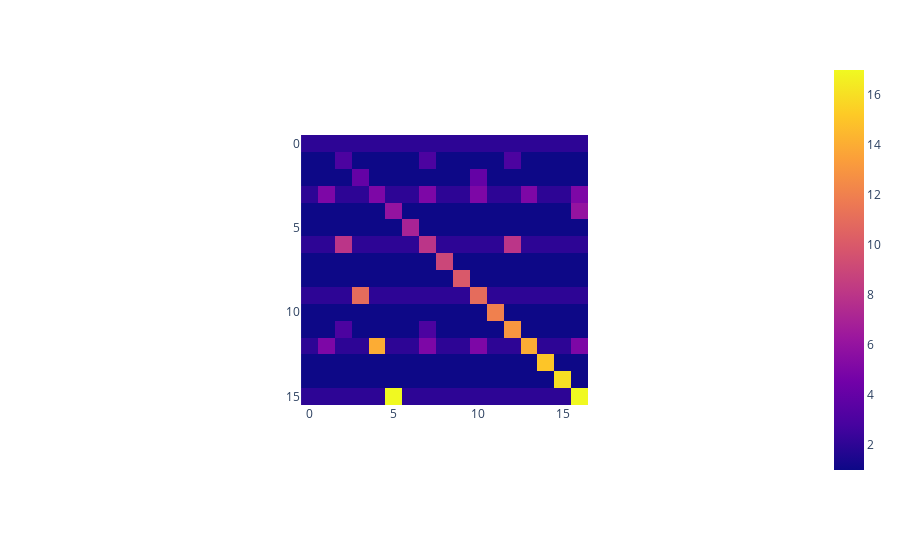

The notebook cell this image was saved under:
### Code cell
mtx = []
for r in range(1,17):
    seq = []
    try:
        for n in range(50):
            seq += [mat[r-1][((1+1)+(2*1+1)*n)-1]]
    except: pass
    mtx += [seq]
display(sympy.Matrix(mtx))
px.imshow(mtx)

### Figure 1 — Plotly figure (JSON) as saved in the notebook; plotly's stock layout.template omitted (floating-point values rounded to 4 significant figures; data arrays with more than 128 entries replaced by an {"elided": "..."} marker saying what was removed)
{"data": [{"coloraxis": "coloraxis", "hovertemplate": "x: %{x}<br>y: %{y}<br>color: %{z}<extra></extra>", "name": "0", "type": "heatmap", "xaxis": "x", "yaxis": "y", "z": {"elided": "16x17 int values"}}], "layout": {"autosize": true, "coloraxis": {"colorscale": [[0, "#0d0887"], [0.1111, "#46039f"], [0.2222, "#7201a8"], [0.3333, "#9c179e"], [0.4444, "#bd3786"], [0.5556, "#d8576b"], [0.6667, "#ed7953"], [0.7778, "#fb9f3a"], [0.8889, "#fdca26"], [1, "#f0f921"]]}, "margin": {"t": 60}, "xaxis": {"anchor": "y", "autorange": true, "constrain": "domain", "domain": [0.3032, 0.6968], "range": [-0.5, 16.5], "scaleanchor": "y"}, "yaxis": {"anchor": "x", "autorange": true, "constrain": "domain", "domain": [0.004779, 0.9952], "range": [15.5, -0.5]}}}
